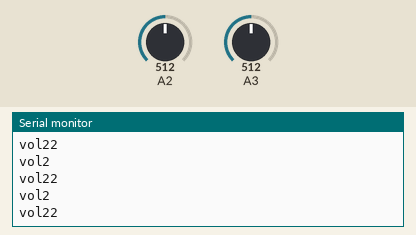
This sketch was run on a simulated Arduino Uno, built with avr-gcc and run on an emulated ATmega328P. Shown: the last lines printed to the serial monitor. The inputs (shaded band) are chosen by the test bench; at power-on: A2 = 512, A3 = 512.

Above: at 1.2 s.
1.3 s: A2 set to 716
At 2.1 s:
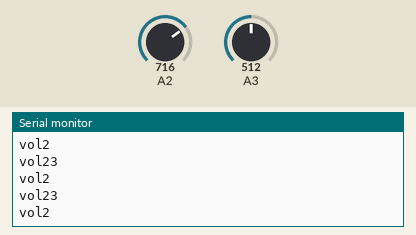
4.3 s: A3 set to 716
At 4.8 s:
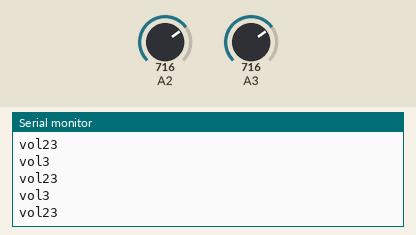
5.8 s: A2 set to 900
At 6.6 s:
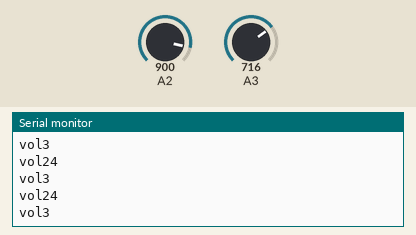
7.3 s: A3 set to 900
At 8.3 s:
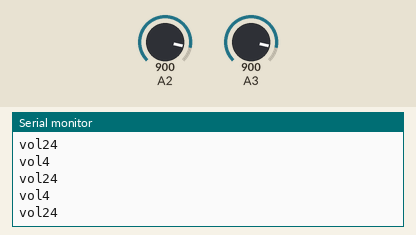
Timing chart, 0 to 9.8 s (numbered marks = the images above; inputs shaded):
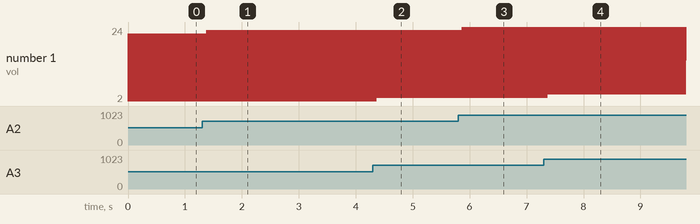

Measured:
- after the input at 1.3 s, the serial monitor: prints a new line after 0.09 s (image 1)
- after the input at 4.3 s, the serial monitor: prints a new line after 0.07 s (image 2)
- after the input at 5.8 s, the serial monitor: prints a new line after 0.07 s (image 3)
- after the input at 7.3 s, the serial monitor: prints a new line after 0.07 s (image 4)
- plotted number 1: 23 → 24 after the input at 5.8 s

The sketch:

distance.ino
```cpp
void setup()
{
  Serial.begin(9600);
}
void loop()
{
 int x=analogRead(A3);
 int  y=analogRead(A2);
  int vol = x * (5.0 / 1023.0);
  int vol2 = y * (5.0 / 1023.0);

  Serial.print("vol");
  Serial.print(vol);

  Serial.print("\n");
  Serial.print("\n");
   Serial.print("vol2");
  Serial.print(vol2);

  Serial.print("\n");
  Serial.print("\n");
 digitalWrite(5,vol2);
  digitalWrite(6,vol);
  digitalWrite(7,LOW);
   /*if (vol<=1.5 && vol2<2.5 ) //not sensing both side then turn left
{

 digitalWrite(12, LOW);  //Establishes farward direction of Channel B
  digitalWrite(8, LOW);   //Disengage the Brake for Channel B
  analogWrite(3, 150);

  //Motor B FARWARD @ half speed
  digitalWrite(13,HIGH);  //Establishes farward direction of Channel B
  digitalWrite(9, LOW);   //Disengage the Brake for Channel B
  analogWrite(11, 255);
}
 else if ( 2<vol<=2.4 && vol2<2.5)// follow wall
{

 digitalWrite(12, LOW);  //Establishes farward direction of Channel B
  digitalWrite(8, LOW);   //Disengage the Brake for Channel B
  analogWrite(3, 255);

  //Motor B FARWARD @ half speed
  digitalWrite(13, LOW);  //Establishes farward direction of Channel B
  digitalWrite(9, LOW);   //Disengage the Brake for Channel B
  analogWrite(11, 255);

}
else if ( 1.5<vol<=2 && vol2<2.5)// set towards the path
{

 digitalWrite(12, LOW);  //Establishes farward direction of Channel B
  digitalWrite(8, LOW);   //Disengage the Brake for Channel B
  analogWrite(3, 255);

  //Motor B FARWARD @ half speed
  digitalWrite(13, LOW);  //Establishes farward direction of Channel B
  digitalWrite(9, LOW);   //Disengage the Brake for Channel B
  analogWrite(11, 150);
}
else if (2.6>vol>2.4 && vol2<2.5)// set back to the path from close to wall
{

 digitalWrite(12, LOW);  //Establishes farward direction of Channel B
  digitalWrite(8, LOW);   //Disengage the Brake for Channel B
  analogWrite(3, 150);

  //Motor B FARWARD @ half speed
  digitalWrite(13, LOW);  //Establishes farward direction of Channel B
  digitalWrite(9, LOW);   //Disengage the Brake for Channel B
  analogWrite(11, 255);
}
else if (vol>=2.6 && vol2<2.5) //set back to the path  as above
{

 digitalWrite(12, LOW);  //Establishes farward direction of Channel B
  digitalWrite(8, LOW);   //Disengage the Brake for Channel B
  analogWrite(3, 150);

  //Motor B FARWARD @ half speed
  digitalWrite(13, LOW);  //Establishes farward direction of Channel B
  digitalWrite(9, LOW);   //Disengage the Brake for Channel B
  analogWrite(11, 255);
}
else if ( vol2>2.5 &&(2<vol<=2.4 or 1.5<vol<=2 or 2.6>vol>2.4 or vol>=2.6 ) ) //turn right
{

 digitalWrite(12, HIGH);  //Establishes farward direction of Channel B
  digitalWrite(8, LOW);   //Disengage the Brake for Channel B
  analogWrite(3, 255);

  //Motor B FARWARD @ half speed
  digitalWrite(13, LOW);  //Establishes farward direction of Channel B
  digitalWrite(9, LOW);   //Disengage the Brake for Channel B
  analogWrite(11, 255);
}
*/
}
```
